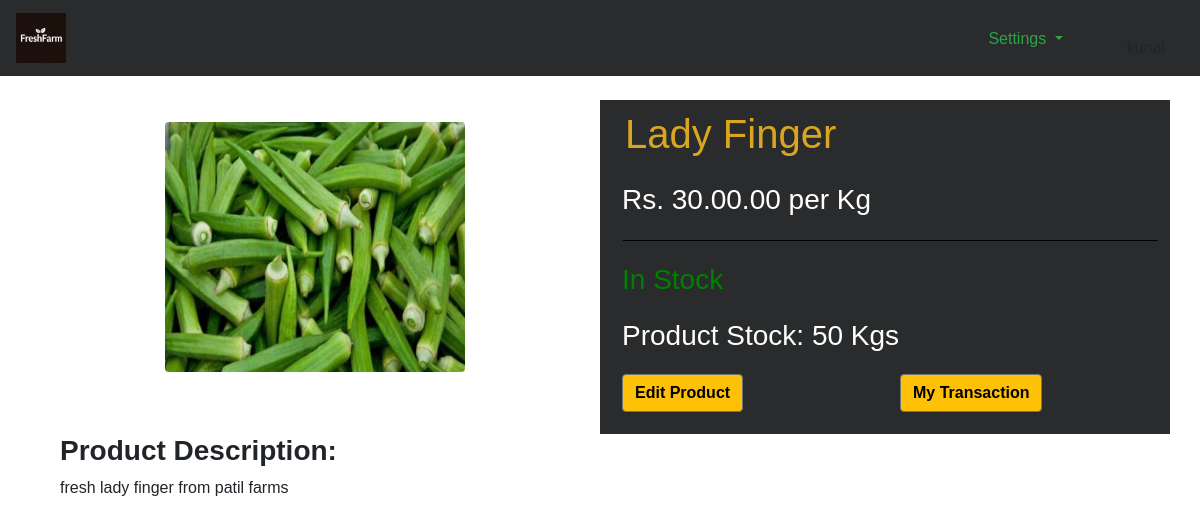
The page /?FarmerProductDetails&id=25 (signed in) on the database its author committed.
### tables this page shows
CREATE TABLE `products` (
  `product_id` int(11) NOT NULL,
  `farmer_id` int(11) NOT NULL,
  `category_id` int(11) NOT NULL,
  `name` varchar(100) NOT NULL,
  `description` text DEFAULT NULL,
  `price` decimal(10,2) NOT NULL,
  `quantity` int(11) NOT NULL,
  `photo_url` varchar(255) DEFAULT NULL,
  `product_expiry` date DEFAULT NULL,
  `product_type` varchar(40) NOT NULL
);

### assets/php/functions.php (called while the page is built, shortened)
<?php
$db = mysqli_connect(DB_HOST,DB_USER,DB_PASS,DB_NAME) or die("database is not connected");
function showPageFarmer($page,$data=""){
    include("assets/pages/Farmer/$page.php");
}
           ?>
           <?php
    function checkStokes($prod_id){
        global $db;
        $query = "select * from products where product_id=$prod_id";
        $run= mysqli_query($db, $query);
        $resultCheck = mysqli_num_rows($run);
        if ($resultCheck > 0) {
            return  mysqli_fetch_assoc($run);
        }
        else {
            return null;
        }
    }

### assets/pages/Farmer/FarmerProductDetails.php (the view, shortened to what this page needs)
<!DOCTYPE html>
<html lang="en">
<head>
     <link rel="stylesheet" href="https://cdnjs.cloudflare.com/ajax/libs/font-awesome/4.7.0/css/font-awesome.min.css">
     <link rel="stylesheet" href="https://cdnjs.cloudflare.com/ajax/libs/font-awesome/4.7.0/css/font-awesome.min.css">
     <link rel="stylesheet" href="https://stackpath.bootstrapcdn.com/bootstrap/4.4.1/css/bootstrap.min.css">
</head>
<body>
     <nav class="navbar navbar-expand-xl ">
          <a class="float-left" href="farmerHomepage.php">
               <img src="assets/images/logo.jpg" class="float-left mr-2 moblogo" alt="Logo" style="height:50px;">
          </a>
          <div class=" flex-row-reverse right ">
               <div class="p-2 cart">
                    <div class='loginz'>
                    </div>
               </div>
               <div class="dropdown p-2 settings ">
                    <button class="btn  dropdown-toggle text-success" style="margin-top:-20px;" type="button" id="dropdownMenuButton" data-toggle="dropdown" aria-haspopup="true" aria-expanded="false">
                         Settings
                    </button>
               </div>
          </div>
     </nav>
     <br>
<?php
if (isset($_GET['id'])) {
    $prod_id = $_GET['id'];
    $product = checkStokes($prod_id);
    if ($product) {
        $product_title = $product['name'];
        $product_image = $product['photo_url'];
        $product_stock = $product['quantity'];
        $product_description = $product['description'];
        $product_price = $product['price'];
        $str = ($product_stock == 0) ? "Not In Stock" : "In Stock";
        echo "<div class='container'>
                <div class='row'>
                    <div class='col-md-6' style='padding:7px; margin-top:15px;'>
                        <img src='assets/images/$product_image' class='rounded mx-auto d-block bord' height='250px' width='300px'>
                        <br>
                    </div>
                    <div class='col-md-6 blackgoldie'>
                        <h1 style='color:goldenrod;padding:10px;'>$product_title</h1>
                        <h3 style='color:white;padding:7px;'>Rs. $product_price.00 per Kg</h3>
                        <hr/>
                        <h3 style='color:green;padding:7px;'>$str</h3>
                        <h3 style='color:white;padding:7px;'>Product Stock: $product_stock Kgs</h3>
                        <div class='row' style='padding:7px; margin-bottom:15px;' >
                            <div class='col-6'> <a href='?EditProduct&id=$prod_id' class='btn btn-warning border-secondary' style='color:black'><b>Edit Product</b></a></div>
                            <div class='col-6'> <a href='?transactions' class='btn btn-warning border-secondary' style='color:black'><b>My Transaction</b></a></div>
                        </div>
                    </div>
                </div>
                <div class='container'>
                    <h3><b>Product Description:</b></h3>
                    <p>$product_description</p>
                </div>
            </div>";
    } else {
        echo "<h1 align='center'>Product Not Found!</h1>";
    }
} else {
    echo "<h1 align='center'>Invalid Product ID!</h1>";
}
?>

### assets/pages/Farmer/FarmerProductDetails.php (style rules this page uses)
* { margin: 0; box-sizing: border-box; }
.dropdown { float: right; margin-right: 35px; margin-top: 20px; }
.loginz { float: right; margin-right: 20px; margin-top: 20px; }
body { margin: 0; padding: 0; font-family: sans-serif; background-size: cover; background-position: center; box-sizing: border-box; }
a { color: goldenrod; }
img { max-width: 100%; display: inline-block; }
* { margin: 0; padding: 0; box-sizing: border-box; }
nav { background-color: #292b2c; }
.right { display: flex; }
.cart { margin-right: -9px; }
.blackgoldie { background-color: #292b2c; }

### rows shown on the page
products: photo_url (picture), name "Lady Finger", price "30.00", quantity "In Stock", quantity "50", description "fresh lady finger from patil farms"
